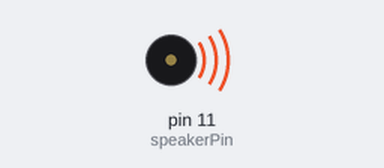
A sketch run on a simulated Arduino Uno, built with avr-gcc and run on an emulated ATmega328P. On the bench: buzzer (waves = sounding).

Above: at 0.1 s.
At 1.5 s:
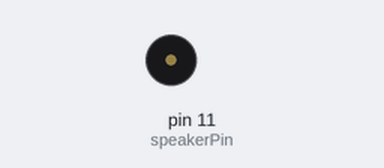
Timing chart, 0 to 3.0 s (numbered marks = the images above):
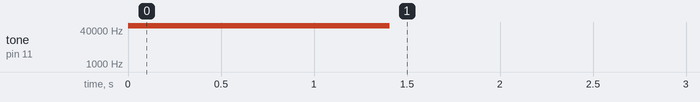

Measured:
- by itself, tone on pin 11 (speakerPin): silent → 62500 Hz at 0.00 s, → silent 1.4 s later

The sketch:

Voice3.ino
```cpp
#include <stdint.h>
#include <avr/interrupt.h>
#include <avr/io.h>
#include <avr/pgmspace.h>
#include "sounddata.h"
#define SAMPLE_RATE 8000 // скорость воспроизведения

int speakerPin = 11;
volatile uint16_t sample;
byte lastSample;

// Это называется на 8000 Гц для загрузки следующего образца.
ISR(TIMER1_COMPA_vect) {
    if (sample >= sounddata_length) {
        if (sample == sounddata_length + lastSample) {
            stopPlayback();
        }
        else {
            // Рампа вниз до нуля, чтобы уменьшить щелчок в конце воспроизведения.
            OCR2A = sounddata_length + lastSample - sample;
        }
    }
    else {
          OCR2A = pgm_read_byte(&sounddata_data[sample]);
          }
    ++sample;
}

void startPlayback()
{
    pinMode(speakerPin, OUTPUT);

    // Настройте таймер 2, чтобы выполнить широтно-импульсную модуляцию на динамике
    // pin.

    // Использовать внутренние часы
    ASSR &= ~(_BV(EXCLK) | _BV(AS2));

    // Установите быстрый режим PWM
    TCCR2A |= _BV(WGM21) | _BV(WGM20);
    TCCR2B &= ~_BV(WGM22);

    // Неинвертируйте ШИМ на контакте OC2A
    // На Arduino это вывод 11.
    TCCR2A = (TCCR2A | _BV(COM2A1)) & ~_BV(COM2A0);
    TCCR2A &= ~(_BV(COM2B1) | _BV(COM2B0));

    //  Нет предварительного делителя
    TCCR2B = (TCCR2B & ~(_BV(CS12) | _BV(CS11))) | _BV(CS10);

    // Задайте начальную ширину импульса для первого образца.
    OCR2A = pgm_read_byte(&sounddata_data[0]);


    // Настройте Таймер 1, чтобы отправить образец каждого прерывания.

    cli();

    // Установите режим CTC (Очистить таймер на совпадении)
    // Необходимо установить OCR1A * после * ( *after*), иначе он будет сброшен на 0!
    TCCR1B = (TCCR1B & ~_BV(WGM13)) | _BV(WGM12);
    TCCR1A = TCCR1A & ~(_BV(WGM11) | _BV(WGM10));

    // Без предварительного делителя
    TCCR1B = (TCCR1B & ~(_BV(CS12) | _BV(CS11))) | _BV(CS10);

    // Установите регистр сравнения (OCR1A).
    // OCR1A - это 16-разрядный регистр, поэтому мы должны сделать это с помощью
    // прерывания отключены, чтобы быть в безопасности.
    OCR1A = F_CPU / SAMPLE_RATE;    // 16e6 / 8000 = 2000

    // Включить прерывание, когда TCNT1 == OCR1A (p.136)
    TIMSK1 |= _BV(OCIE1A);

    lastSample = pgm_read_byte(&sounddata_data[sounddata_length-1]);
    sample = 0;
    sei();
}

void stopPlayback()
{
    // Отключить прерывание воспроизведения на выборку.
    TIMSK1 &= ~_BV(OCIE1A);

    // Полностью отключите таймер за выборку.
    TCCR1B &= ~_BV(CS10);

    // Отключите таймер PWM.
    TCCR2B &= ~_BV(CS10);

    digitalWrite(speakerPin, LOW);
}

void setup()
{
    startPlayback();
}

void loop()
{

}
```

Source omitted: sounddata.h (data table, 94767 bytes)
